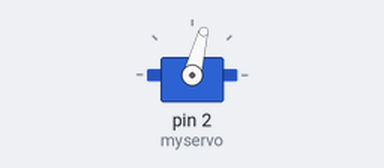
A sketch run on a simulated Arduino Uno, built with avr-gcc and run on an emulated ATmega328P. On the bench: servo. Random numbers use the default seed unless the sketch sets one.

Above: at 5.0 s.
At 41.4 s:
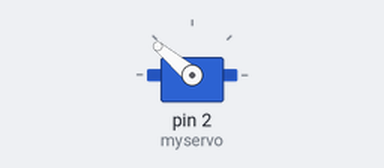
Timing chart, 0 to 44.0 s (numbered marks = the images above):
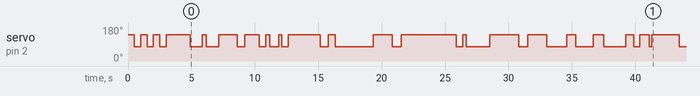

Measured:
- by itself, servo on pin 2 (myservo): 140° → 75° at 0.50 s, → 140° 0.50 s later, → 75° 0.50 s later, → 140° 0.50 s later, … (41 changes in this stretch)

The sketch:

servo-twitch-simple.ino
```cpp
#include <Servo.h>

Servo myservo;
boolean state;
const int UP = 75;
const int DOWN = 140;


void setup()
{
  myservo.attach(2);            //GPIO2
  //NOTE- Wemos D1, disconnect servo from GPIO2 to flash.

  for (int i = 0; i < 3; i++) {
    myservo.write(DOWN);
    delay(500);
    myservo.write(UP);
    delay(500);
  }
  myservo.write(DOWN);
  delay(1000);
}


void loop()
{
  state = random(2);
  if (state) myservo.write(DOWN);
  else myservo.write(UP);
  delay(random(200, 800));
}
```
